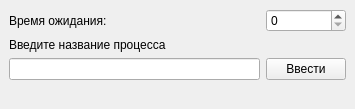
<?xml version="1.0" encoding="UTF-8"?>
<ui version="4.0">
 <class>MainWindow</class>
 <widget class="QMainWindow" name="MainWindow">
  <property name="geometry">
   <rect>
    <x>0</x>
    <y>0</y>
    <width>355</width>
    <height>107</height>
   </rect>
  </property>
  <property name="windowTitle">
   <string>MainWindow</string>
  </property>
  <widget class="QWidget" name="centralwidget">
   <layout class="QGridLayout" name="gridLayout">
    <item row="0" column="0">
     <widget class="QLabel" name="label">
      <property name="text">
       <string>Время ожидания:</string>
      </property>
     </widget>
    </item>
    <item row="0" column="1">
     <widget class="QSpinBox" name="timeEdit"/>
    </item>
    <item row="1" column="0" colspan="2">
     <widget class="QLabel" name="label_2">
      <property name="text">
       <string>Введите название процесса</string>
      </property>
     </widget>
    </item>
    <item row="2" column="0">
     <widget class="QLineEdit" name="processName"/>
    </item>
    <item row="2" column="1">
     <widget class="QPushButton" name="ProcessNameButton">
      <property name="text">
       <string>Ввести</string>
      </property>
     </widget>
    </item>
    <item row="3" column="0">
     <widget class="QLabel" name="statusLabel">
      <property name="text">
       <string/>
      </property>
     </widget>
    </item>
   </layout>
  </widget>
 </widget>
 <resources/>
 <connections/>
</ui>
